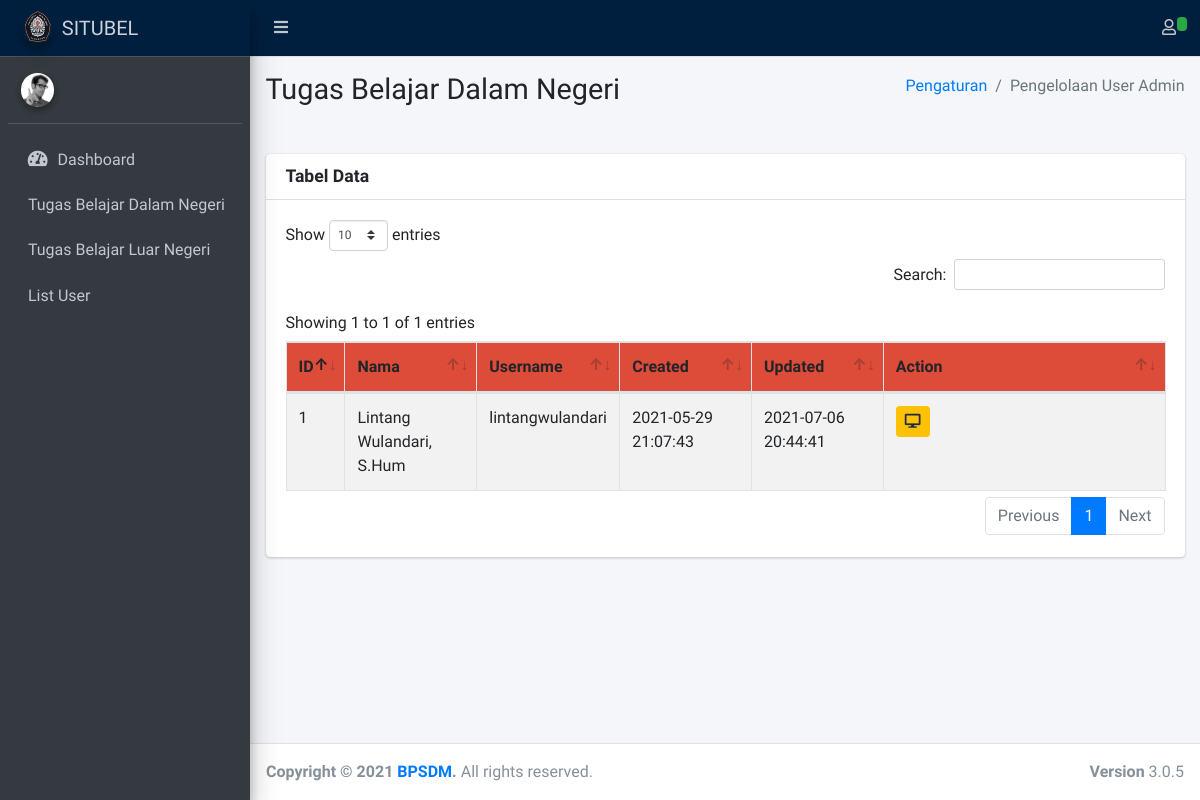
The page /index.php/adminweb/tubeldn on the database its author committed.
### tables this page shows
CREATE TABLE `users_detail` (
  `id` int(11) NOT NULL,
  `users_id` int(11) NOT NULL,
  `gender` varchar(16) NOT NULL,
  `pob` varchar(32) NOT NULL,
  `dob` date NOT NULL,
  `address` text NOT NULL,
  `mobile_phone` varchar(32) NOT NULL,
  `passport` varchar(32) NOT NULL,
  `status` int(4) NOT NULL COMMENT 'tubeldn, tubelln, ijin belajar',
  `created_at` datetime NOT NULL,
  `updated_at` datetime NOT NULL
);

CREATE TABLE `users` (
  `id` int(11) NOT NULL,
  `nama` varchar(64) NOT NULL,
  `username` varchar(32) NOT NULL,
  `email` varchar(128) NOT NULL,
  `password` varchar(128) NOT NULL,
  `jabatan` varchar(32) NOT NULL,
  `role` int(4) NOT NULL,
  `foto` text NOT NULL,
  `created_at` datetime NOT NULL,
  `updated_at` datetime NOT NULL,
  `last_login` datetime NOT NULL DEFAULT current_timestamp()
);

### application/controllers/adminweb/TubelDn.php (called while the page is built, shortened)
<?php
class TubelDn extends CI_Controller {
    public function __construct()
    {
        $this->load->model('UserModel');
    }
	public function index()
	{
        $users = $this->UserModel->show_user_tubeldn();
        $this->load->view('main_admin.php',[
            "page" => "tubeldn",
            "content" => [],
            "users" => $users,
        ]);
    }
}

### index.php (called while the page is built, shortened)
<?php
require_once BASEPATH.'core/CodeIgniter.php';

### application/models/UserModel.php (called while the page is built, shortened)
<?php if(!defined('BASEPATH')) exit('Hacking Attempt : Keluar dari sistem..!!');
class UserModel extends CI_Model
{
	public function show_user_tubeldn()
    {
        $this->db->select('*');
		$this->db->where('users_detail.status',1);
		$this->db->join('users','users_detail.users_id = users.id');
        return $this->db->get('users_detail')->result();
    }
}

### application/views/pages/admin/tubeldn.php (the view, shortened to what this page needs)
<div class="content-wrapper">
	<section class="content-header">
		<div class="container-fluid">
			<div class="row mb-2">
				<div class="col-sm-6">
					<h1>Tugas Belajar Dalam Negeri</h1>
				</div>
				<div class="col-sm-6">
					<ol class="breadcrumb float-sm-right">
						<li class="breadcrumb-item"><a href="#">Pengaturan</a></li>
						<li class="breadcrumb-item active">Pengelolaan User Admin</li>
					</ol>
				</div>
			</div>
		</div>
	</section>
	<br>
	<section class="content">
		<div class="container-fluid">
			<div class="row">
				<div class="col-12">
					<div class="card">
						<div class="card-header">
							<h3 class="card-title"><b>Tabel Data </b></h3>
						</div>
						<div class="card-body table-responsive">
							<table class="table table-striped table-bordered table-hover dataku">
								<thead class="atas">
									<tr>
										<th width="5%">ID</th>
										<th width="15%">Nama</th>
										<th width="15%">Username</th>
										<th width="15%">Created</th>
										<th width="15%">Updated</th>
										<th>Action</th>
									</tr>
								</thead>
								<tbody>
									<?php
                                $no=1;
                                foreach ($users as $user) {
                                ?>
									<tr>
										<td><?php echo $no; ?></td>
										<td><?php echo $user->nama; ?></td>
										<td><?php echo $user->username; ?></td>
										<td><?php echo $user->created_at; ?></td>
										<td><?php echo $user->updated_at; ?></td>
										<td>
											<a class="btn btn-warning btn-sm"
												href="<?= base_url("admin/monitoringdn/").$user->id ?>"><i
													class="fa fa-desktop "></i></a>&nbsp&nbsp
										</td>
									</tr>
									<?php $no++; } ?>
								</tbody>
							</table>
						</div>
					</div>
				</div>
			</div>
		</div>
</div>
</div>

### application/views/templates/admin/head.php (style rules this page uses)
.atas { background-color: #DD4B39; border-color: green; border-color: green; }

### rows shown on the page
users_detail: users.nama "Lintang Wulandari, S.Hum", users.username "lintangwulandari", users.created_at "2021-05-29 21:07:43", users.updated_at "2021-07-06 20:44:41"
